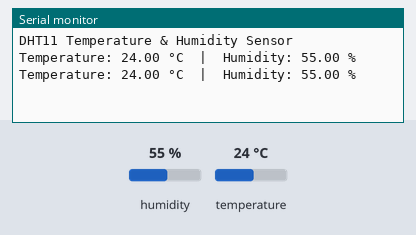
Simulated run of this sketch. Board: Arduino Uno, built with avr-gcc and run on an emulated ATmega328P. Parts: the last lines printed to the serial monitor. Inputs (shaded band) come from the test bench; at power-on: humidity 55 %, temperature 24 °C.

Above: at 4.8 s.
4.9 s: humidity set to 22 %
At 6.8 s:
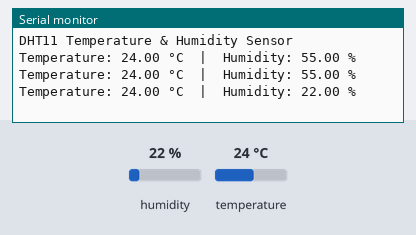
7.9 s: temperature set to 12 °C
At 9.3 s:
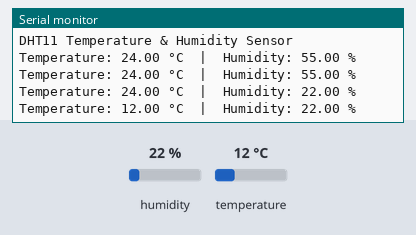
10.9 s: humidity set to 40 %
At 12.9 s:
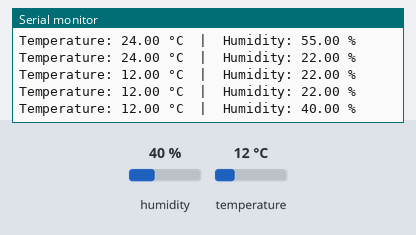
Timing chart, 0 to 14.4 s (numbered marks = the images above; inputs shaded):
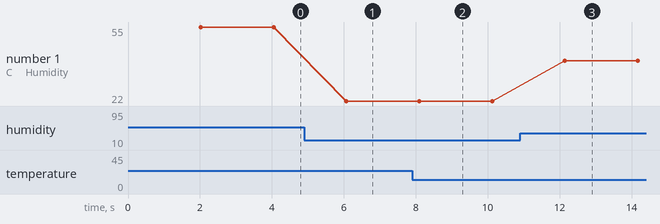

Measured:
- after the input at 4.9 s, the serial monitor: prints a new line after 1.2 s (image 1)
- after the input at 7.9 s, the serial monitor: prints a new line after 0.20 s (image 2)
- after the input at 10.9 s, the serial monitor: prints a new line after 1.2 s (image 3)
- plotted number 1: 55 → 22 after the input at 4.9 s, 22 → 40 after the input at 10.9 s

The sketch:

DHT11_sensor.ino
```cpp
#include "DHT.h"

// Define pin and sensor type
#define DHTPIN 2      // Connect DATA pin of DHT11 to D2
#define DHTTYPE DHT11 // Define sensor model as DHT11

// Initialize DHT sensor
DHT dht(DHTPIN, DHTTYPE);

void setup() {
  Serial.begin(9600);
  Serial.println("DHT11 Temperature & Humidity Sensor");
  dht.begin();
}

void loop() {
  // Wait a few seconds between measurements
  delay(2000);

  // Reading humidity and temperature
  float humidity = dht.readHumidity();
  float temperature = dht.readTemperature(); // Default is Celsius

  // Check if any reads failed
  if (isnan(humidity) || isnan(temperature)) {
    Serial.println("Failed to read from DHT sensor!");
    return;
  }

  // Display results
  Serial.print("Temperature: ");
  Serial.print(temperature);
  Serial.print(" °C  |  Humidity: ");
  Serial.print(humidity);
  Serial.println(" %");
}
```
